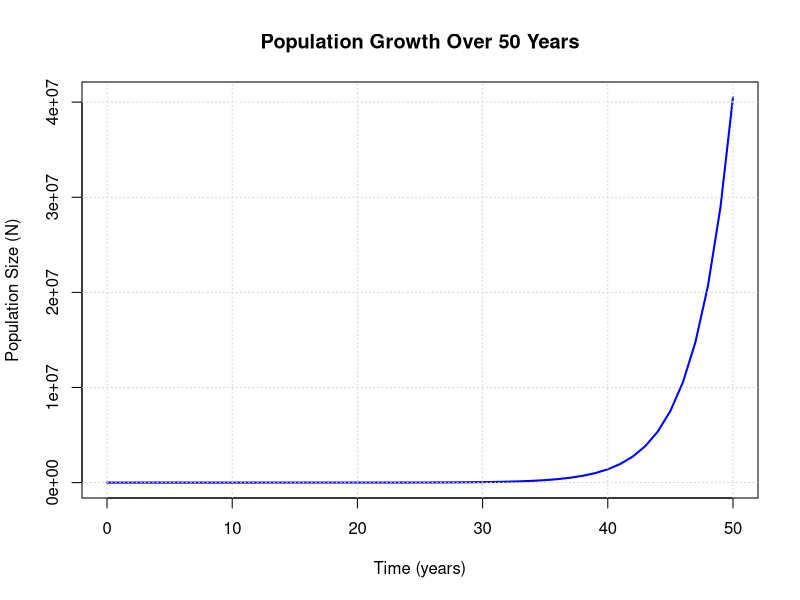
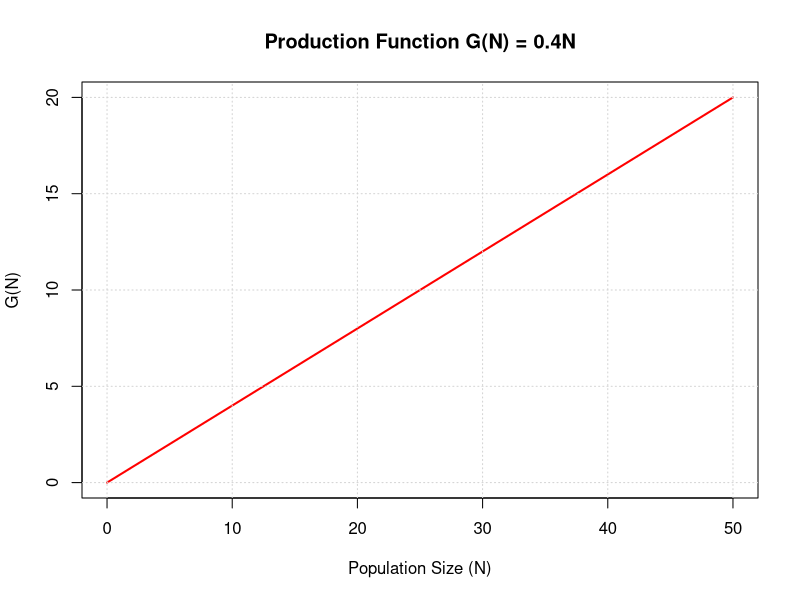
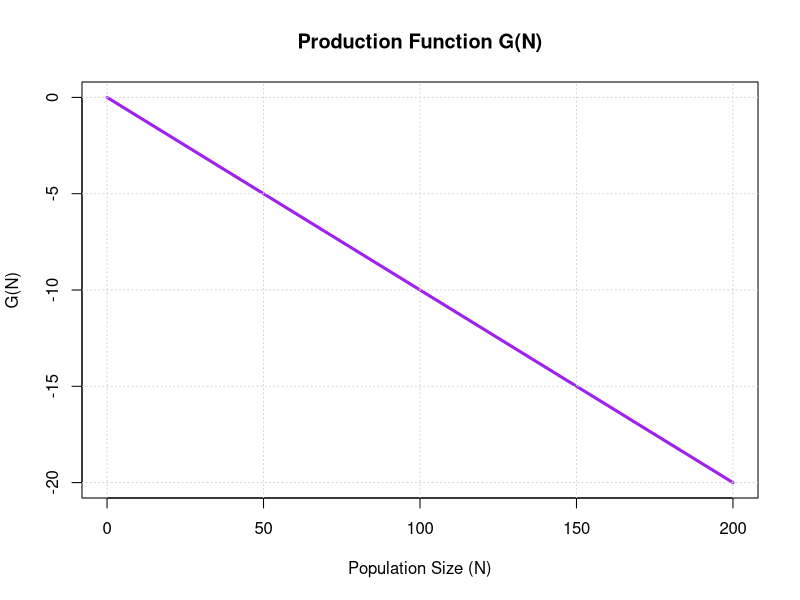

Reproduce these figures in R, in order.
# fishry 
#2bi
R <- 0.4
t <- 0:50
N <- numeric(length(t))
N[1] <- 2

for(i in 2:length(t)){
  N[i] <- N[i-1] + R*N[i-1]
}

plot(t, N, type="l", lwd=2, col="blue",
     xlab="Time (years)",
     ylab="Population Size (N)",
     main="Population Growth Over 50 Years")
grid()

#2bii
N <- seq(0,50,1)
G <- 0.4*N

plot(N, G, type="l", lwd=2, col="red",
     xlab="Population Size (N)",
     ylab="G(N)",
     main="Production Function G(N) = 0.4N")
grid()

#2cii

N <- seq(0,200,1)
G <- -0.1*N

plot(N, G,
     type = "l",
     col = "purple",        # line color
     lwd = 3,            # bold/thick line
     xlab = "Population Size (N)",
     ylab = "G(N)",
     main = "Production Function G(N)")
grid()
